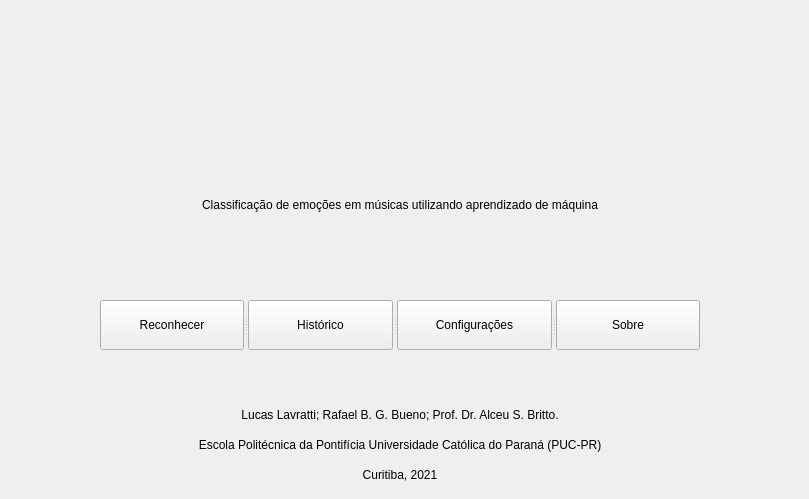
   <widget class="QWidget" name="tela_inicial" native="true">
    <widget class="QLabel" name="label">
     <property name="geometry">
      <rect>
       <x>0</x>
       <y>180</y>
       <width>800</width>
       <height>50</height>
      </rect>
     </property>
     <property name="text">
      <string>Classificação de emoções em músicas utilizando aprendizado de máquina</string>
     </property>
     <property name="alignment">
      <set>Qt::AlignCenter</set>
     </property>
    </widget>
    <widget class="QLabel" name="label_2">
     <property name="geometry">
      <rect>
       <x>0</x>
       <y>400</y>
       <width>800</width>
       <height>30</height>
      </rect>
     </property>
     <property name="text">
      <string>Lucas Lavratti; Rafael B. G. Bueno; Prof. Dr. Alceu S. Britto.</string>
     </property>
     <property name="alignment">
      <set>Qt::AlignCenter</set>
     </property>
    </widget>
    <widget class="QLabel" name="label_3">
     <property name="geometry">
      <rect>
       <x>0</x>
       <y>430</y>
       <width>800</width>
       <height>30</height>
      </rect>
     </property>
     <property name="text">
      <string>Escola Politécnica da Pontifícia Universidade Católica do Paraná (PUC-PR)</string>
     </property>
     <property name="alignment">
      <set>Qt::AlignCenter</set>
     </property>
    </widget>
    <widget class="QLabel" name="label_4">
     <property name="geometry">
      <rect>
       <x>0</x>
       <y>460</y>
       <width>800</width>
       <height>30</height>
      </rect>
     </property>
     <property name="text">
      <string>Curitiba, 2021</string>
     </property>
     <property name="alignment">
      <set>Qt::AlignCenter</set>
     </property>
    </widget>
    <widget class="QSplitter" name="splitter">
     <property name="geometry">
      <rect>
       <x>100</x>
       <y>300</y>
       <width>600</width>
       <height>50</height>
      </rect>
     </property>
     <property name="orientation">
      <enum>Qt::Horizontal</enum>
     </property>
     <widget class="QPushButton" name="pushButton_2">
      <property name="text">
       <string>Reconhecer</string>
      </property>
     </widget>
     <widget class="QPushButton" name="pushButton_3">
      <property name="text">
       <string>Histórico</string>
      </property>
     </widget>
     <widget class="QPushButton" name="pushButton_4">
      <property name="text">
       <string>Configurações</string>
      </property>
     </widget>
     <widget class="QPushButton" name="pushButton_5">
      <property name="text">
       <string>Sobre</string>
      </property>
     </widget>
    </widget>
   </widget>
